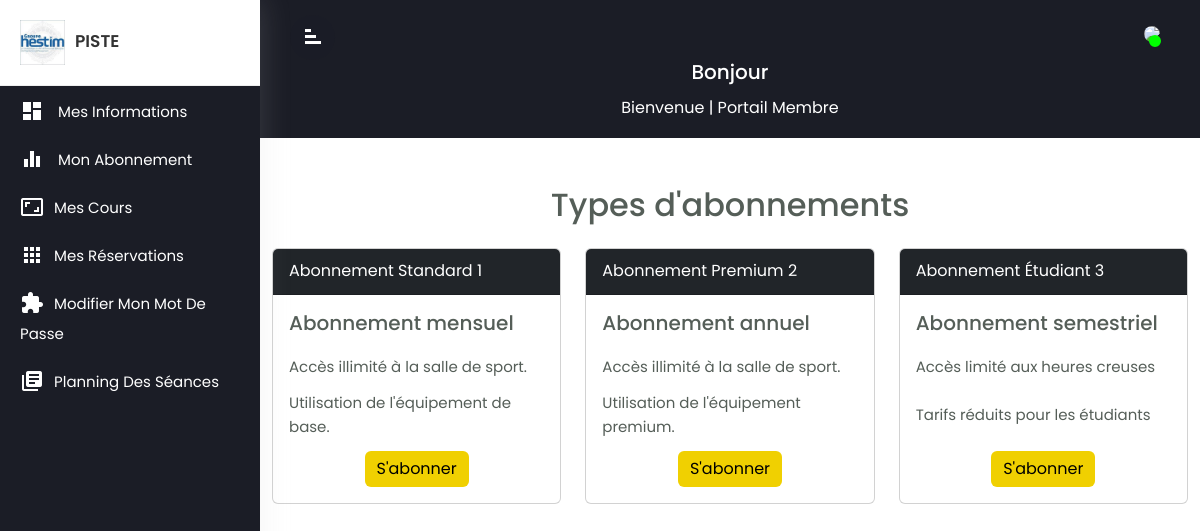
Screenshot of /8/list_abonnement (signed in) with the database file from the repository.
### SalleDeSport/models.py (models this page shows, shortened)
class TypeAbonnement(models.Model):
	nomAbon 			 = models.CharField(max_length = 24, unique = True, null = False, verbose_name = "Nom de l'abonnenment")
	dureAbon			 = models.PositiveIntegerField(null = False, verbose_name = "Durée (en mois)")
	prixAbon			 = models.PositiveIntegerField(null = False, verbose_name = 'Prix')
	description 		 = models.CharField(max_length=64, null=False, verbose_name='Description', default='')
	avantages 			 = models.TextField(null=False, verbose_name='Avantages', default='')
	class Meta:
		verbose_name = "Type d'abonnement"
		verbose_name_plural = "Types d'abonnement"
		db_table = 'typeabonnement'

### SalleDeSport/views.py (the view)
# urls.py: path('<int:membre_id>/list_abonnement', views.list_abonnement, name = 'list_abonnement'),
def list_abonnement(request, membre_id):
    membre = get_object_or_404(Membre, pk=membre_id)
    abonnements = TypeAbonnement.objects.all()
    avantages_par_abonnement = {}
    for abonnement in abonnements:
        avantages = abonnement.avantages.splitlines()
        avantages_par_abonnement[abonnement.id] = avantages
    context = {'membre': membre, 'abonnements': abonnements, 'avantages_par_abonnement': avantages_par_abonnement}
    return render(request, "FitFlow/list_abonnement.html", context)

### SalleDeSport/templatetags/custom_filters.py (called while the page is built)
@register.filter
def get_item(dictionary, key):
    return dictionary.get(key)

### SalleDeSport/templates/FitFlow/list_abonnement.html (shortened to what this page needs)
{% extends "FitFlow/base.html" %}
{% load custom_filters %}
{% block content %}
<div class="container mt-5">
  <h2 class="text-center mb-4">Types d'abonnements</h2>
  <div class="row">
    {% for abonnement in abonnements %}
    <div class="col-md-4 d-flex align-items-stretch">
      <div class="card w-100">
        <div class="card-header bg-dark text-white">
          {{ abonnement.nomAbon }}
          {{ abonnement.id }}
        </div>
        <div class="card-body d-flex flex-column">
          <h5 class="card-title">{{ abonnement.description }}</h5>
          {% with abonnement_id=abonnement.id %}
          {% for avantage in avantages_par_abonnement|get_item:abonnement_id %}
            <p class="card-text">{{ avantage }}</p>
          {% endfor %}
          {% endwith %}
          <a href="{% url 'SalleDeSport:choice_mode_paiement' membre.id abonnement.id %}" class="bg-yellow text-black border-0 btn btn-primary mt-auto align-self-center">S'abonner</a>
        </div>
      </div>
    </div>
    {% endfor %}
  </div>
</div>
{% endblock %}

### SalleDeSport/static/css/custom.css (style rules this page uses)
body,html { line-height:1.8; font-family:'Poppins',sans-serif; color:#555e58; #text-transform:capitalize; font-weight:400; margin:0px; padding:0px; }
p { font-size:15px; margin:12px 0 0; line-height:24px; }
a { color:#333; font-weight:400; }
a,a:hover,a:focus { color:#333; text-decoration:none; transition:all 0.3s; }

### SalleDeSport/static/css/payment.css (style rules this page uses)
* { margin: 0; padding: 0; }
html { height: 100%; }

### SalleDeSport/static/css/planning.css (style rules this page uses)
.bg-yellow { background-color: #f0d001 }

### rows the page displays
TypeAbonnement: nomAbon "Abonnement Standard", id "1", description "Abonnement mensuel", avantages_par_abonnement "Accès illimité à la salle de sport." "Utilisation de l'équipement de base."
TypeAbonnement: nomAbon "Abonnement Premium", id "2", description "Abonnement annuel", avantages_par_abonnement "Accès illimité à la salle de sport." "Utilisation de l'équipement premium."
TypeAbonnement: nomAbon "Abonnement Étudiant", id "3", description "Abonnement semestriel", avantages_par_abonnement "Accès limité aux heures creuses" "Tarifs réduits pour les étudiants"
